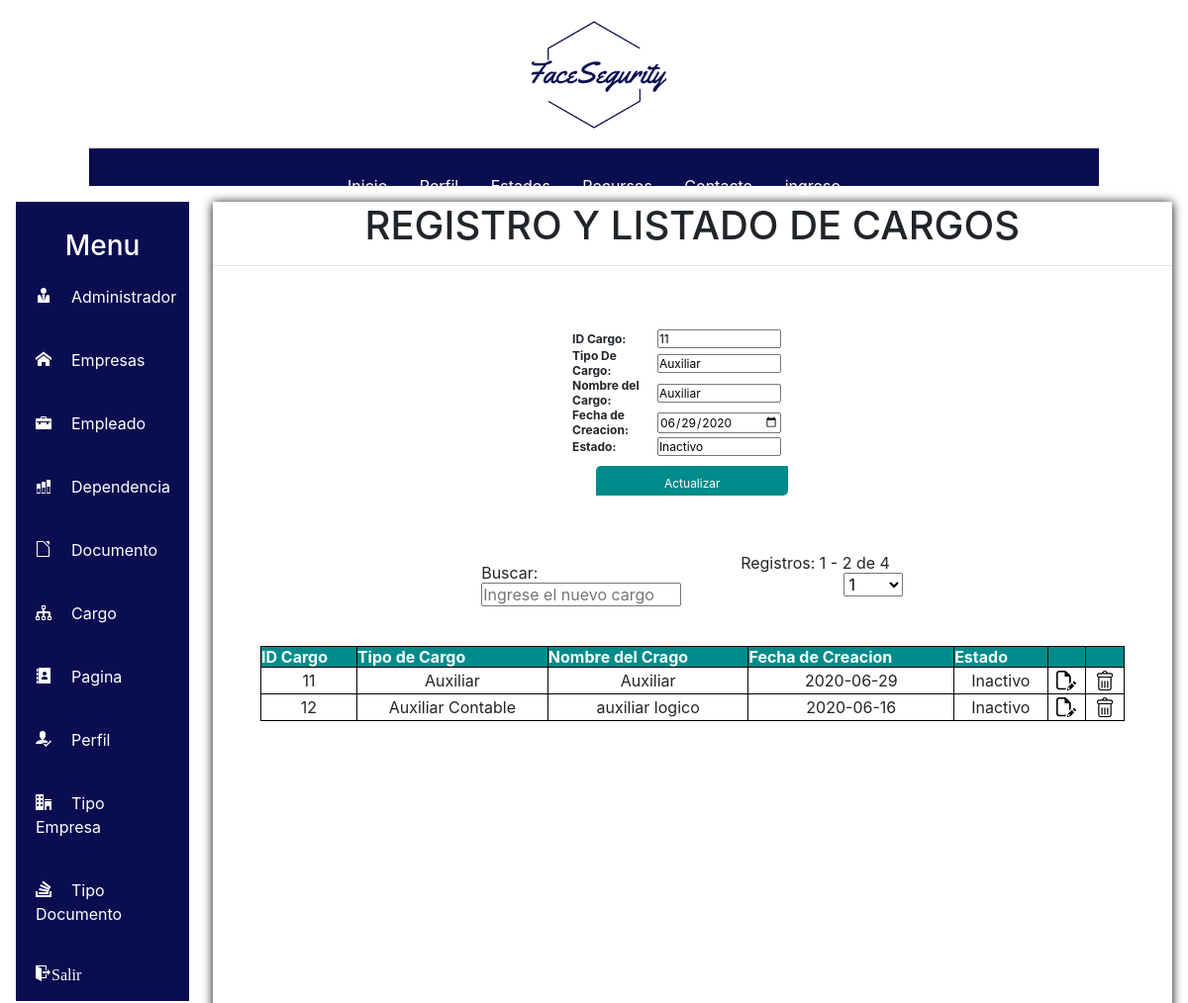
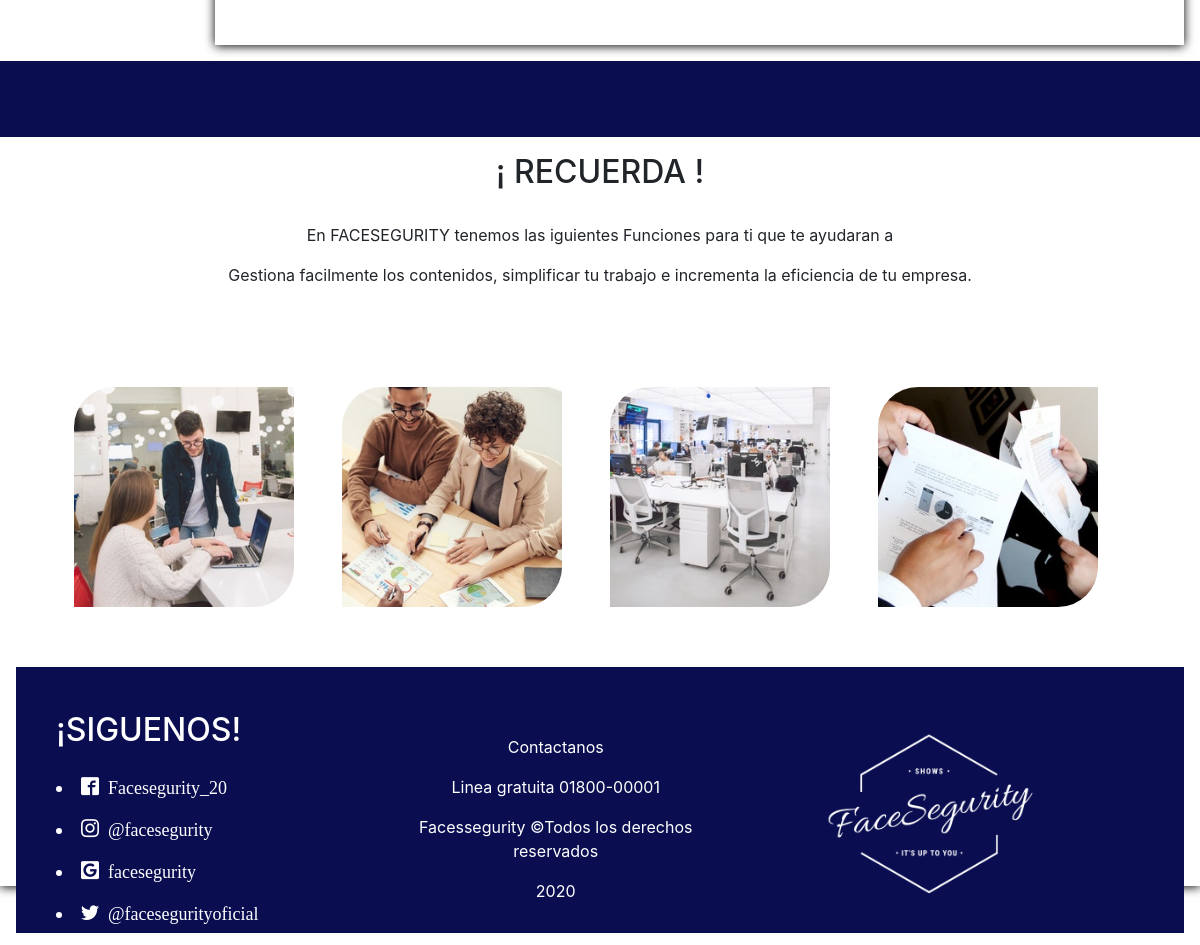
Screenshot of /SW_FACESEGURITY/home.php?pg=006&id_cargo=11 (signed in) with the database file from the repository (2 pictures, top to bottom).
### tables this page shows
CREATE TABLE `cargo` (
  `id_cargo` int(11) NOT NULL,
  `tip_cargo` varchar(30) NOT NULL,
  `nom_cargo` varchar(30) NOT NULL,
  `fec_cargo` date NOT NULL,
  `estado` varchar(30) NOT NULL
);

### SW_FACESEGURITY/modelo/mcargo.php (called while the page is built, shortened)
<?php
class mcargo{
	public function sel_cargo($filtro,$rvini,$rvfin){
		$resultado = null;
		$modelo = new conexion();
		$conexion = $modelo->get_conexion(); $sql = 'SELECT id_cargo, tip_cargo,nom_cargo,fec_cargo,estado FROM cargo';
		$sql .= ' LIMIT '.$rvini.', '.$rvfin.';';
		$result = $conexion->prepare($sql);
		$result->execute();
		while($f=$result->fetch()){
			$resultado[]=$f;
		}
		return $resultado;
	}
	public function sel_cargo_act($id_cargo){
		$resultado1 = NULL;
		$modelo = new conexion();
		$conexion = $modelo->get_conexion();
		$sql = "SELECT id_cargo, tip_cargo, nom_cargo, fec_cargo, estado FROM cargo WHERE  id_cargo=:id_cargo;";
		$result = $conexion->prepare($sql);
		$result->bindParam(':id_cargo',$id_cargo);
		$result->execute();
		while ($f1=$result->fetch()){
			$resultado1[]=$f1;
		}
		return $resultado1;
	}
}
?>

### SW_FACESEGURITY/controlador/ccargo.php (the view, shortened to what this page needs)
<?php
include ("modelo/mcargo.php");
include ('modelo/mpaginacion.php');
	function form_registro($id_cargo){
	    $mcargo = new mcargo();
		$result1 =$mcargo->sel_cargo_act($id_cargo);
		$txt = '';
		$txt .= '<div class="cuad">';
			$txt .= '<form name="frm1" action="#" method="POST">';
				$txt .= '<table>';
					$txt .= '<tr>';
						$txt .= '<th align="left">';
							$txt .= 'ID Cargo:';
						$txt .= '</th>';
						$txt .= '<td>';
							$txt .= '<input type="number" name="id_cargo" max="999999999999" value="'.$id_cargo.'"/>';
						$txt .= '</td>';
					$txt .= '</tr>';
					$txt .= '<tr>';
						$txt .= '<th align="left">';
							$txt .= 'Tipo De Cargo:';
						$txt .= '</th>';
						$txt .= '<td>';
							$txt .= '<input type="text" name="tip_cargo" maxlength="50" value="';
						if ($id_cargo)
						$txt .= $result1[0]["tip_cargo"];
						$txt .= '"/>';
						$txt .= '</td>';
					$txt .= '</tr>';
					$txt .= '<tr>';
						$txt .= '<th align="left">';
							$txt .= 'Nombre del Cargo:';
						$txt .= '</th>';
						$txt .= '<td>';
							$txt .= '<input type="varchar" name="nom_cargo" maxlength="50" value="';
						if ($id_cargo)
						$txt .= $result1[0]["nom_cargo"];
						$txt .= '"/>';
						$txt .= '</td>';
					$txt .= '</tr>';
					$txt .= '<tr>';
						$txt .= '<th align="left">';
							$txt .= 'Fecha de Creacion:';
						$txt .= '</th>';
						$txt .= '<td>';
							$txt .= '<input type="date" name="fec_cargo"  value="';
						if ($id_cargo)
						$txt .= $result1[0]["fec_cargo"];
						$txt .= '"/>';
						$txt .= '</td>';
					$txt .= '</tr>';
					$txt .= '<tr>';
						$txt .= '<th align="left">';
							$txt .= 'Estado:';
						$txt .= '</th>';
						$txt .= '<td>';
							$txt .= '<input type="varchar" name="estado" maxlength="50" value="';
						if ($id_cargo)
						$txt .= $result1[0]["estado"];
						$txt .= '"/>';
						$txt .= '</td>';
					$txt .= '</tr>';
					$txt .= '<tr>';
					$txt .= '<th colspan="2" style="text-align: center;">';
						$txt .= '<input type="submit" name="operacion" value="';
						if ($id_cargo)
							$txt .= 'Actualizar';
						else
							$txt .= 'Insertar';
					$txt .= '" />';
					$txt .= '</tr>';
				$txt .= '</table>';
			$txt .= '</form>';
		$txt .= '</div>';
		echo $txt;
	}
function form_mostrar($conp,$nreg,$pg,$bo,$filtro,$arc){
		$mcargo = new mcargo();
		$pa = new mpaginacion();
		$txt = '';
		$txt .= "<table>";
			$txt .= "<tr>";
				$txt .= "<td>";
					$txt .= "<form name='forfil' method='GET' action='".$arc."'>";
						$txt .= "<input type='hidden' name='pg' value='".$pg."' />";
						$txt .= "Buscar:<input type='text' name='filtro' value='".$filtro."' placeholder='Ingrese el nuevo cargo' onChange= 'this.form.submit();' />";
					$txt .= "</form>";
				$txt .= "</td>";
				$txt .= "<td align='right' style='padding-left: 10px;'>";
					$bo = "<input type='hidden' name='filtro' value='".$filtro."' />";
					$txt .= $pa->spag($conp,$nreg,$pg,$bo,$arc);
					$result = $mcargo->sel_cargo($filtro,$pa->rvalini(),$pa->rvalfin());
				$txt .= "</td>";
			$txt .= "</tr>";
		$txt .= "</table>";
		if ($result) {
		$txt .= '<div class="cuad1" style="width: 90%;">';
			$txt .= '<table width="100%" cellspacing="0px" align="center">';
				$txt .= '<tr>';
					$txt .= '<th>';
						$txt .= 'ID Cargo';
					$txt .= '</th>';
					$txt .= '<th>';
						$txt .= 'Tipo de Cargo';
					$txt .= '</th>';
					$txt .= '<th>';
						$txt .= 'Nombre del Crago';
					$txt .= '</th>';
					$txt .= '<th>';
						$txt .= 'Fecha de Creacion';
					$txt .= '</th>';
					$txt .= '<th>';
						$txt .= 'Estado';
					$txt .= '</th>';
					$txt .= '<th></th>';
					$txt .= '<th></th>';
				$txt .= '</tr>';
				foreach ($result as $f) {
				$txt .= '<tr>';
					$txt .= '<td align="center">';
						$txt .= $f["id_cargo"];
					$txt .= '</td>';
					$txt .= '<td align="center">';
						$txt .= $f["tip_cargo"];
					$txt .= '</td>';
					$txt .= '<td align="center">';
						$txt .= $f["nom_cargo"];
					$txt .= '</td>';
					$txt .= '<td align="center">';
						$txt .= $f["fec_cargo"];
					$txt .= '</td>';
					$txt .= '<td align="center">';
						$txt .= $f["estado"];
					$txt .= '</td>';
					$txt .= '<td align="center"><a href="home.php?pg=006&id_cargo='.$f["id_cargo"].'">
						<img src="img/actua.png" title="Actualizar"</a></td>';
					$txt .= '<td align="center"><a href="home.php?pg=006&del='.$f["id_cargo"].'">
						<img src="img/elemi.png" title="Eliminar"</a></td>';
				$txt .= '</tr>';
				}
			$txt .= '</table>';
		$txt .= '</div>';
		}else{
		$txt.= '<div class="cuad" style=" width": 90%;">';
		 $txt.= '<h3> No existen datos registrado en la base de datos...</h3>';
		 $txt.='</div>';
        }
		echo $txt;
	}
?>

### SW_FACESEGURITY/css/homeestilos.css (style rules this page uses)
* { margin: 0; padding: 0; }

### SW_FACESEGURITY/css/tablas.css (style rules this page uses)
.cuad1 th { border: solid 1px black; background: red; }
.cuad1 td { border: solid 1px black; padding: 3px; }
.cuad1 th { background-color: #008B8B; color: white; }
.cuad1 table { margin: 30px auto; padding: 12px auto; border: solid 1px black; border-collapse: collapse; }
.cuad1 { float: center; padding: 5px auto; margin: 5px auto; }
.cuad th { font-size: 12px; }
.cuad td { font-size: 12px; margin-bottom: 10px; box-sizing: border-box; }
input { display: block; width: 80% }
.cuad table { width: 100%; float: center; overflow-x: auto; display: flex; overflow-y: auto; }
.cuad { width: 25%; float: center; }
input[type=submit] { margin-bottom: 0px; background: #008B8B; color: white; border:none; padding: 10px; height:30px; margin: 10px auto; text-shadow: #fff; border-radius: 5px 0px 5px 0px; }

### rows the page displays
cargo: txt "ID Cargo: Tipo De Cargo: Nombre del Cargo: Fecha de Creacion: Estado:", value "11 Auxiliar Auxiliar 2020-06-29 Inactivo"
cargo: value "12 Auxiliar Contable auxiliar logico 2020-06-16 Inactivo"

### other values shown
$txt "Registros: 1 - 2 de 4"
form field npg "1"
